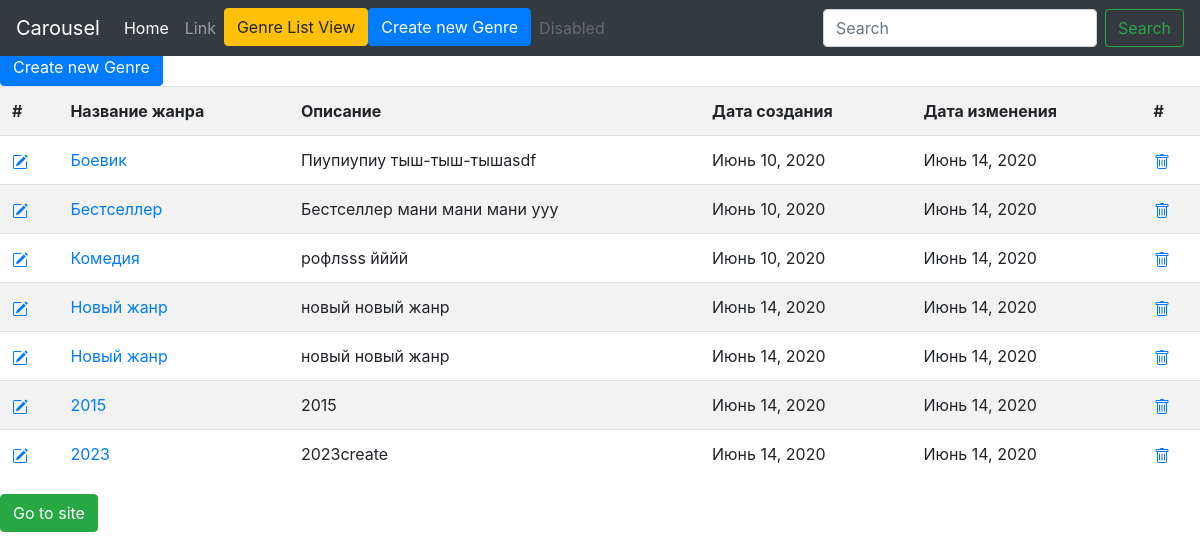
The app's page /catalogs/list/, older data.
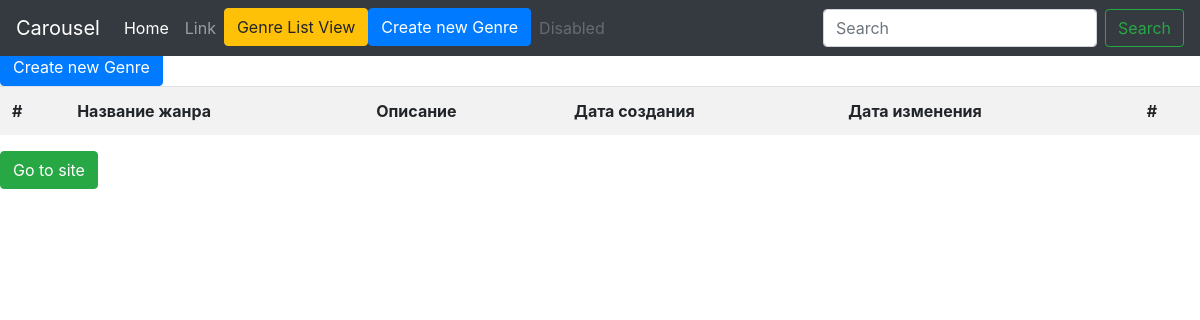
The same page, newer data.
### test_hello_word/models.py (models this page shows, shortened)
class Genre(models.Model):
    name = models.CharField(
        verbose_name ="Название Жанра",
        max_length=30
        ) # столбец name тип данных CharField
    description = models.TextField(
        verbose_name="Описание Жанра",
        null=True,
        blank=True
    )
    update=models.DateField(
        verbose_name="Дата обновления",
        auto_now=True,
        auto_now_add=False
    )
    create=models.DateField(
        verbose_name="Дата ооздания",
        auto_now=False,
        auto_now_add=True
    )

### test_hello_word/views.py (the view)
# urls.py: path('list/', views.Genre_List.as_view(),name='list'),
class Genre_List(ListView):
    model = Genre
    template_name='test_hello_word/list.html'

### test_hello_word/templates/test_hello_word/list.html (shortened to what this page needs)
{% extends "base.html" %}
{% load crispy_forms_tags %}
    {% block main %}
    <a class="btn btn-primary" href="{% url 'CRUD_genre:create'%}">Create new Genre</a>
        <table class="table table-striped" width="100%" >
                <tr>
                    <th>#</th><th>Название жанра</th><th>Описание</th><th>Дата создания</th><th>Дата изменения</th><th>#</th>
                </tr>
            {% for i in object_list %}
                <tr>
                <td><a href="{% url 'CRUD_genre:update' i.pk %}"></a></td><td><a href="{% url 'CRUD_genre:detail' i.pk %}">{{i.name}}</a> </td><td>{{i.description}}</td><td>{{i.create}}</td><td>{{i.update}}</td><td><a href="{% url 'CRUD_genre:delete' i.pk %}"></a></td>
                </tr>
        {% endfor %}
        </table>
        <a class="btn btn-success" href="{% url 'main_page'%}">Go to site </a>
{% endblock main %}

### templates/base.html (shortened to what this page needs)
<!doctype html>
<html lang="en">
  <head> {% block head %}
    {% load static %}
    {% load crispy_forms_tags %}
    <link href="https://getbootstrap.com/docs/4.5/dist/css/bootstrap.min.css" rel="stylesheet">
     <link href="{% static 'css/carousel.css' %}" rel="stylesheet">
</head>{% endblock head %}
<body> {% block body %}
  <header>
    <nav class="navbar navbar-expand-md navbar-dark fixed-top bg-dark">
      <a class="navbar-brand" href="#">Carousel</a>
    <div class="collapse navbar-collapse" id="navbarCollapse">
      <ul class="navbar-nav mr-auto">
        <li class="nav-item active">
          <a class="nav-link" href="#">Home <span class="sr-only">(current)</span></a>
        </li>
        <li class="nav-item">
          <a class="nav-link" href="#">Link</a>
        </li>
        <li class="nav-item">
          <a class="btn btn-warning" href="{% url 'CRUD_genre:list' %}">Genre List View</a>
        </li>
        <li class="nav-item">
          <a class="btn btn-primary" href="{% url 'CRUD_genre:create' %}">Create new Genre</a>
        </li>
        <li class="nav-item">
          <a class="nav-link disabled" href="#" tabindex="-1" aria-disabled="true">Disabled</a>
        </li>
      </ul>
      <form class="form-inline mt-2 mt-md-0">
        <input class="form-control mr-sm-2" type="text" placeholder="Search" aria-label="Search">
        <button class="btn btn-outline-success my-2 my-sm-0" type="submit">Search</button>
      </form>
    </div>
  </nav>
</header>
<main role="main">{% block main %}{% endblock main %}
      </body>
</body>
{% endblock body %}
</html>

### test_hello_word/static/css/carousel.css (style rules this page uses)
body { padding-top: 3rem; padding-bottom: 3rem; color: #5a5a5a; }

Row changes from the older to the newer data that the page shows:
removed Genre: name "Боевик", description "Пиупиупиу тыш-тыш-тышasdf", create "Июнь 10, 2020", update "Июнь 14, 2020"
removed Genre: name "Бестселлер", description "Бестселлер мани мани мани ууу", create "Июнь 10, 2020", update "Июнь 14, 2020"
removed Genre: name "Комедия", description "рофлsss йййй", create "Июнь 10, 2020", update "Июнь 14, 2020"
removed Genre: name "Новый жанр", description "новый новый жанр", create "Июнь 14, 2020", update "Июнь 14, 2020"
removed Genre: name "Новый жанр", description "новый новый жанр", create "Июнь 14, 2020", update "Июнь 14, 2020"
removed Genre: name "2015", description "2015", create "Июнь 14, 2020", update "Июнь 14, 2020"
removed Genre: name "2023", description "2023create", create "Июнь 14, 2020", update "Июнь 14, 2020"
